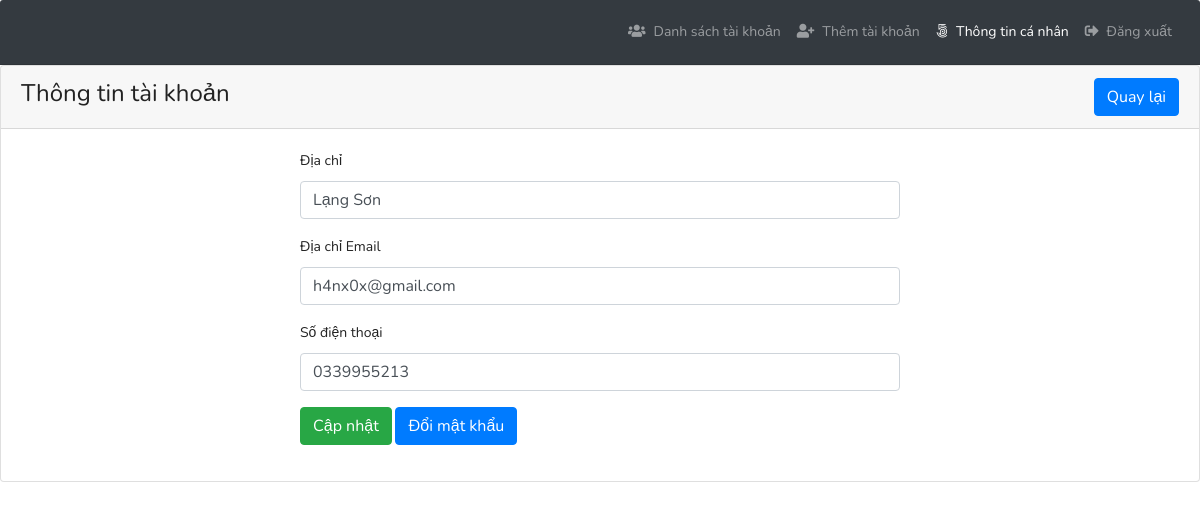
The app's page /profile.php?id=29 (signed in) with its own data.
### tables this page shows
CREATE TABLE `tbl_users` (
  `id` int(11) NOT NULL,
  `address` varchar(255) DEFAULT NULL,
  `username` varchar(255) DEFAULT NULL,
  `email` varchar(255) DEFAULT NULL,
  `password` varchar(255) DEFAULT NULL,
  `mobile` varchar(25) DEFAULT NULL,
  `roleid` tinyint(4) DEFAULT NULL,
  `isActive` tinyint(4) DEFAULT 1,
  `created_at` timestamp NOT NULL DEFAULT current_timestamp(),
  `updated_at` timestamp NOT NULL DEFAULT current_timestamp()
);

### classes/Users.php (called while the page is built, shortened)
<?php
include 'lib/Database.php';
include_once 'lib/Session.php';
class Users{
  private $db;
  public function __construct(){
    $this->db = new Database();
  }
    public function getUserInfoById($userid){
      $sql = "SELECT * FROM tbl_users WHERE id = :id LIMIT 1";
      $stmt = $this->db->pdo->prepare($sql);
      $stmt->bindValue(':id', $userid);
      $stmt->execute();
      $result = $stmt->fetch(PDO::FETCH_OBJ);
      if ($result) {
        return $result;
      }else{
        return false;
      }
    }
}

### profile.php (the view, shortened to what this page needs)
<?php
include 'inc/header.php';
 ?>
<?php
if (isset($_GET['id'])) {
  $userid = preg_replace('/[^a-zA-Z0-9-]/', '', (int)$_GET['id']);
}
 ?>
 <div class="card ">
   <div class="card-header">
          <h3>Thông tin tài khoản <span class="float-right"> <a href="index.php" class="btn btn-primary">Quay lại</a> </h3>
        </div>
        <div class="card-body">
    <?php
    $getUinfo = $users->getUserInfoById($userid);
    if ($getUinfo) {
     ?>
          <div style="width:600px; margin:0px auto">
          <form class="" action="" method="POST">
              <div class="form-group">
                <label for="name">Địa chỉ</label>
                <input type="text" name="address" value="<?php echo $getUinfo->address; ?>" class="form-control">
              </div>
              <div class="form-group">
                <label for="email">Địa chỉ Email </label>
                <input type="email" id="email" name="email" value="<?php echo $getUinfo->email; ?>" class="form-control">
              </div>
              <div class="form-group">
                <label for="mobile">Số điện thoại</label>
                <input type="text" id="mobile" name="mobile" value="<?php echo $getUinfo->mobile; ?>" class="form-control">
              </div>
              <?php if (Session::get("id") == $getUinfo->id) {?>
              <div class="form-group">
                <button type="submit" name="update" class="btn btn-success">Cập nhật</button>
                <a class="btn btn-primary" href="changepass.php?id=<?php echo $getUinfo->id;?>">Đổi mật khẩu</a>
              </div>
            <?php } elseif(Session::get("roleid") == '2') {?>
              <div class="form-group">
                <button type="submit" name="update" class="btn btn-success">Cập nhật</button>
              </div>
              <?php   }else{ ?>
                  <div class="form-group">
                    <a class="btn btn-primary" href="index.php">Ok</a>
                  </div>
                <?php } ?>
          </form>
        </div>
      <?php }else{
        header('Location:index.php');
      } ?>
      </div>
    </div>
  <?php
  include 'inc/footer.php';
  ?>

### records on screen
tbl_users: address "Lạng Sơn", email "h4nx0x@gmail.com", mobile "0339955213"
